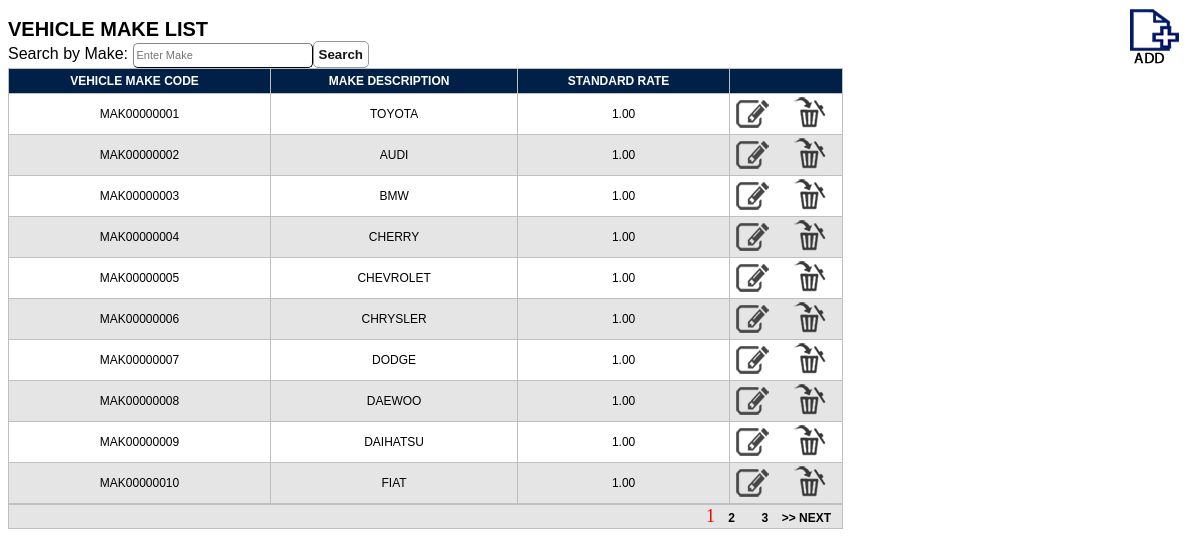
Page /make_list.php (signed in) on the committed database.
### tables this page shows
CREATE TABLE `tbl_make` (
  `make_id` varchar(20) NOT NULL,
  `make` varchar(20) NOT NULL,
  `make_rate` decimal(20,2) NOT NULL,
  `make_created` datetime NOT NULL,
  PRIMARY KEY (`make_id`),
  UNIQUE KEY `make_id` (`make_id`,`make`)
);

### make_list.php (the view, shortened to what this page needs)
<?php
	require_once("conf/db_connection.php");
?>
<html>
<head>
<title</title>
<link rel="stylesheet" type="text/css" href="style/table.css" />
</head>
<body>
<div class="button"><a href="make_add.php"><img src="images/add.jpg" /></a></div>
<div class="title">VEHICLE MAKE LIST</div>
Search by Make: <input type="text" name="txtsearchmake" id="txtsearchmake" name="search" placeholder="Enter Make" /><input type="button" value="Search" onclick="SearchMake();" />
<?Php
$page_name="make_list.php";
@$column_name=$_GET['make_list'];
@$start=$_GET['start'];
$eu = ($start - 0);
$limit = 10;
$this1 = $eu + $limit;
$next = $eu + $limit;
$query2=" SELECT * FROM tbl_make  ";
$count=$dbo->prepare($query2);
$count->execute();
$nume=$count->rowCount();
echo "<span id='divSearchMake'><TABLE><tr>";
echo "<th><a href='$page_name?column_name=make_id'>Vehicle Make Code</a></th>";
echo "<th><a href='$page_name?column_name=make'>Make Description</a></th>";
echo "<th><a href='$page_name?column_name=make_rate'>Standard Rate</a></th>";
echo "<th><a href='$page_name?column_name=button'></th>";
$query=" SELECT * FROM tbl_make  ";
$query = $query. " limit $eu, $limit ";
foreach ($dbo->query($query) as $row) {
echo "<tr >";
echo "<td><center>$row[make_id]</td>";
echo "<td><center>$row[make]</center></td>";
echo "<td><center>" . number_format($row['make_rate'],2) . "</center></td>";
echo "<td width='110px'><center>
		<a href='make_edit.php?makeid=$row[make_id]'><img src='images/edit.png' /></a> &nbsp;&nbsp;
		<a href='make_delete.php?makeid=$row[make_id]'><img src='images/delete.png' /></a>
	</center></td>";
echo "</tr>";
}
echo "</table><span>";
echo "<table><tr><td align='right'>";
$l=1;
for($i=0;$i < $nume;$i=$i+$limit){
if($i <> $eu){
echo "&nbsp;&nbsp;&nbsp; <a href='$page_name?start=$i&column_name=$column_name'>$l</a> ";
}
else { echo "<font face='Verdana' size='4' color=red>$l</font>";}
$l=$l+1;
}
if($this1 < $nume) {
print "<a href='$page_name?start=$next&column_name=$column_name'>>> NEXT</a>";}
echo "</td></tr></table>";
?>
</body>
</html>

### style/table.css (style rules this page uses)
body { font-family:Arial; }
table { width: 835px; border-collapse: collapse; border-spacing: 0; margin:0px; padding:0px; }
table, th, td { border: 1px solid #bfbfbf; }
th { background: #002047; color: #fff; font-size: 14px; font-weight: bold; text-transform: uppercase; height: 25px; }
th a { color: #fff; text-decoration: none; }
td { font-size: 12px; height: 23px; }
tr:nth-child(even) { background: #fff; }
tr:nth-child(odd) { background: #e5e5e5; }
.title { padding-top: 10px; font-weight: bold; font-size: 20px; text-transform:uppercase; }
.button { float: right; font-size: 15px; }
a { text-decoration: none; margin-right: 10px; font-size: 12px; font-weight: bold; color: #000; cursor:pointer; }
input[type="text"], input[type="password"],textarea, select { font-size: 11px; line-height:150%; color : #000; padding : 3px; border : 1px outset #333; -moz-border-radius: 5px; -webkit-border-radius: 5px; -khtml-border-radius: 5px; border-radius: 5px; width: 180px; }
input[type="submit"], input[type="button"] { background: repeat-x top center; border: 1px solid #999; -moz-border-radius: 5px; color: #141414; font-weight: bold; -webkit-border-radius: 5px; padding: 5px; cursor:pointer; }

### rows in the picture
tbl_make: make_id "MAK00000001", make "TOYOTA", make_rate "1.00"
tbl_make: make_id "MAK00000002", make "AUDI", make_rate "1.00"
tbl_make: make_id "MAK00000003", make "BMW", make_rate "1.00"
tbl_make: make_id "MAK00000004", make "CHERRY", make_rate "1.00"
tbl_make: make_id "MAK00000005", make "CHEVROLET", make_rate "1.00"
tbl_make: make_id "MAK00000006", make "CHRYSLER", make_rate "1.00"
tbl_make: make_id "MAK00000007", make "DODGE", make_rate "1.00"
tbl_make: make_id "MAK00000008", make "DAEWOO", make_rate "1.00"
tbl_make: make_id "MAK00000009", make "DAIHATSU", make_rate "1.00"
tbl_make: make_id "MAK00000010", make "FIAT", make_rate "1.00"
